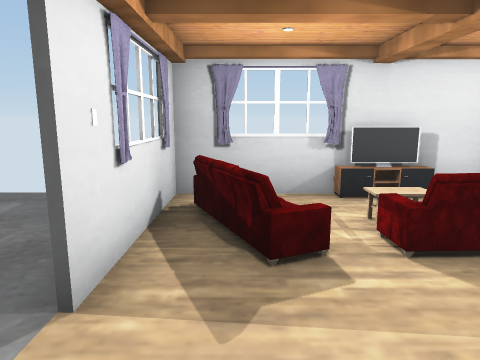
view 1 (above)

12 first-person views from a walk through a scene from a Unity 3-D project. The camera is 1.5 m above the floor, tilts 10° down and sees 70° across. Doors are open. The floor is counted in squares, 1 m on a side. Each view is taken from the middle of a square. On the plan, view 1 faces up. The plan holds only what a view shows up to about 16 squares ahead; the rest is blank. Some surface patterns are stand-ins.

view 2
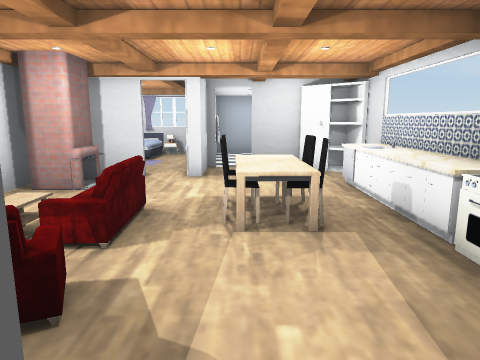

view 3
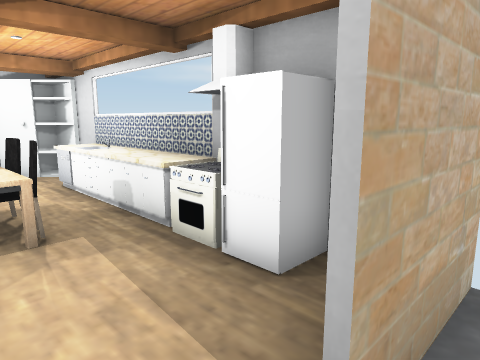

view 4
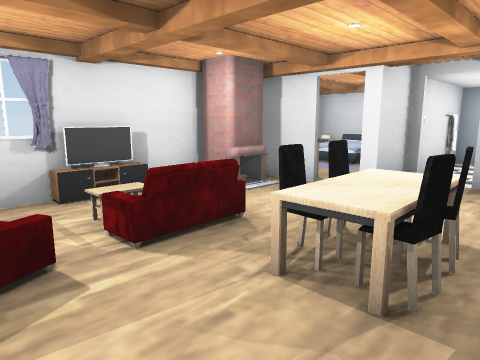

view 5
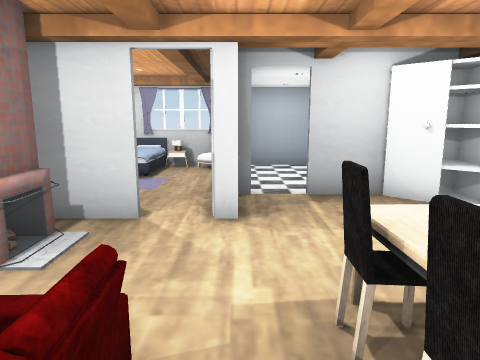

view 6
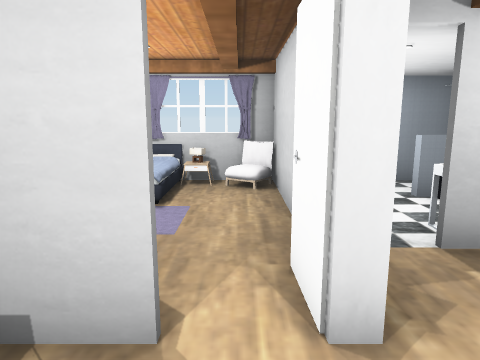

view 7
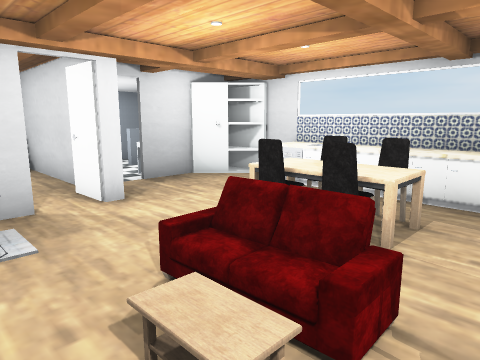

view 8
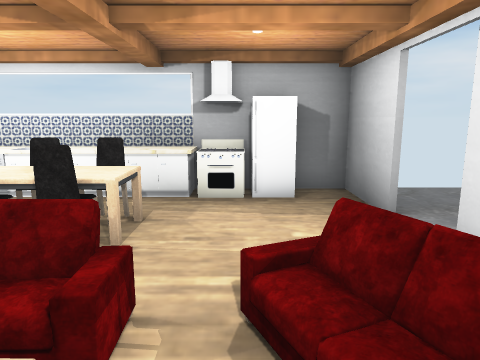

view 9
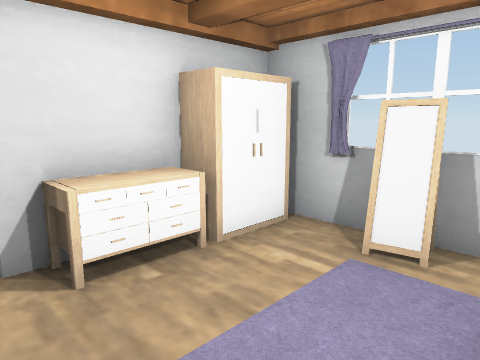

view 10
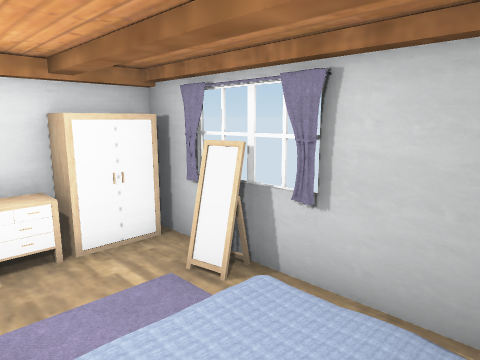

view 11
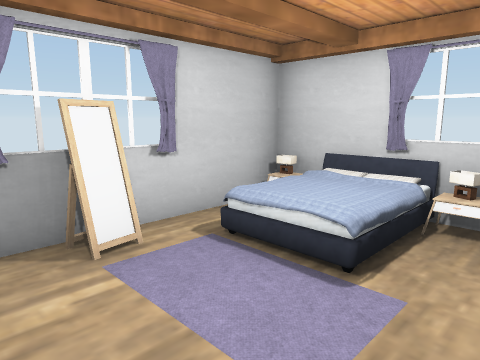

view 12
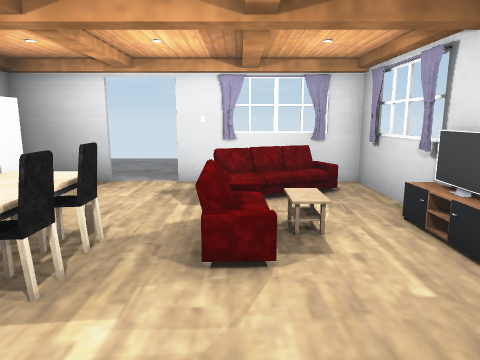

### Floor plan
Points are (right, up) in squares from view 1. A wall is a line through its corners. A room is listed if a view was taken in it or the views show most of it. See-through windows are left out.
Room 1 (views 1, 4, 5, 6, 7, 8, 11, 12)
walls: (7.1, 4.5) (7.1, 6.2); (7.3, -1.3) (8.5, -0.1); (8.9, 3) (7.1, 3) (7.1, 3.4) (8.4, 3.5); (8.8, 0.5) (8.8, 1.8); (2.7, 6.9) (-1.3, 6.9) (-1.3, 2.4); (6.1, 6.9) (3.4, 6.9); (-1.3, 0.9) (-1.3, -1.4) (8.8, -1.4)
low walls: (3.7, 6.5) (1.9, 6.5)
ways out: open door at (-1, 1.5) to room 2; opening at (8, 4) to room 3; open door at (7.5, -1); open door at (9, 2)
objects: other object (0, -1); other object (0, 4) to (1, 5); other object (1, -1) to (2, -1); other object (2, 4) to (4, 4); other object (3, -1) to (6, -1); other object (3, 1); other object (3, 2); other object (4, 1); other object (4, 2); other object (5, 1) to (5, 2); other object (5, 5) to (6, 6)
Room 2 (views 2, 3)
walls: (-1.4, -1.6) (-1.4, 0.9)
ways out: open door at (-1, 1.5) to room 1
Room 3 (views 9, 10)
walls: (10, 7.7) (9.9, 7.9); (9.3, 7.8) (9.3, 8.2); (9.9, 8) (9.4, 8); (7.2, 6.5) (7.2, 4.5); (9.1, 3.2) (12.5, 3.2); (13.5, 2.4) (13.5, 8.4) (7.4, 8.4)
low walls: (9.9, 7.9) (9.4, 7.8)
ways out: opening at (8, 4) to room 1
objects: other object (7, 7) to (8, 8); other object (8, 5) to (8, 6); other object (11, 6) to (11, 7); other object (13, 3); other object (13, 4); other object (13, 7)

Where each view was taken, in squares from view 1:
view 1: 0 up, 0 right, facing up
view 2: 2 up, 2 left, facing right
view 3: 2 up, 2 left, facing down-right
view 4: 0 up, 0 right, facing up-right
view 5: 3 up, 2 right, facing right
view 6: 4 up, 5 right, facing right
view 7: 6 up, 1 right, facing down-right
view 8: 6 up, 1 right, facing down
view 9: 4 up, 11 right, facing up-left
view 10: 5 up, 13 right, facing up-left
view 11: 4 up, 8 right, facing up-right
view 12: 4 up, 7 right, facing left
